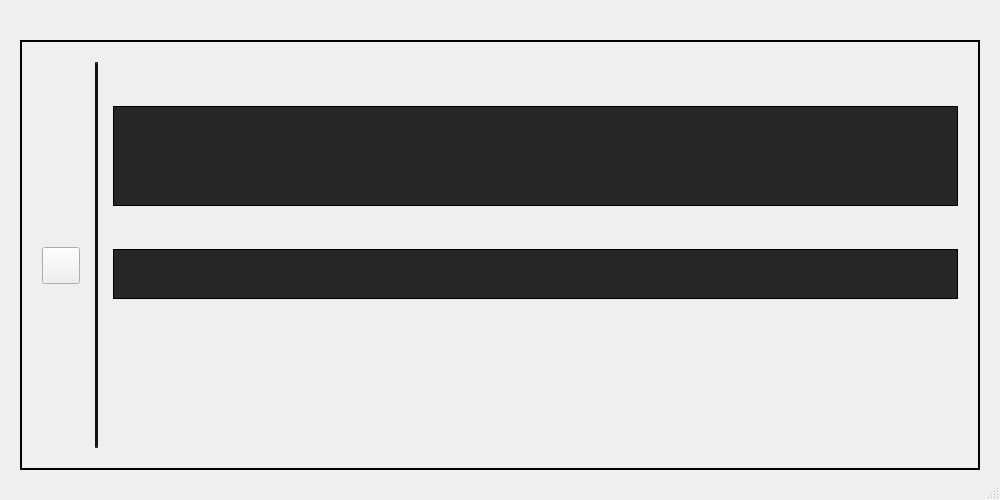
<?xml version="1.0" encoding="UTF-8"?>
<ui version="4.0">
 <class>SampleSearch</class>
 <widget class="QDialog" name="SampleSearch">
  <property name="geometry">
   <rect>
    <x>0</x>
    <y>0</y>
    <width>1000</width>
    <height>500</height>
   </rect>
  </property>
  <property name="windowTitle">
   <string>Dialog</string>
  </property>
  <property name="sizeGripEnabled">
   <bool>true</bool>
  </property>
  <layout class="QGridLayout" name="gridLayout_7">
   <property name="leftMargin">
    <number>20</number>
   </property>
   <property name="topMargin">
    <number>20</number>
   </property>
   <property name="rightMargin">
    <number>20</number>
   </property>
   <property name="bottomMargin">
    <number>30</number>
   </property>
   <property name="horizontalSpacing">
    <number>0</number>
   </property>
   <property name="verticalSpacing">
    <number>10</number>
   </property>
   <item row="2" column="0">
    <layout class="QHBoxLayout" name="ui_buttonsLayout">
     <property name="spacing">
      <number>10</number>
     </property>
    </layout>
   </item>
   <item row="0" column="0">
    <layout class="QGridLayout" name="ui_viewAndFilterLayout">
     <property name="spacing">
      <number>5</number>
     </property>
     <item row="0" column="0">
      <spacer name="horizontalSpacer_13">
       <property name="orientation">
        <enum>Qt::Horizontal</enum>
       </property>
       <property name="sizeType">
        <enum>QSizePolicy::Expanding</enum>
       </property>
       <property name="sizeHint" stdset="0">
        <size>
         <width>40</width>
         <height>20</height>
        </size>
       </property>
      </spacer>
     </item>
     <item row="0" column="2">
      <spacer name="horizontalSpacer_14">
       <property name="orientation">
        <enum>Qt::Horizontal</enum>
       </property>
       <property name="sizeType">
        <enum>QSizePolicy::Fixed</enum>
       </property>
       <property name="sizeHint" stdset="0">
        <size>
         <width>20</width>
         <height>20</height>
        </size>
       </property>
      </spacer>
     </item>
     <item row="0" column="3">
      <layout class="QHBoxLayout" name="ui_filterLayout">
       <property name="spacing">
        <number>10</number>
       </property>
      </layout>
     </item>
     <item row="0" column="1">
      <layout class="QHBoxLayout" name="ui_viewLayout">
       <property name="spacing">
        <number>10</number>
       </property>
       <property name="leftMargin">
        <number>0</number>
       </property>
       <property name="rightMargin">
        <number>0</number>
       </property>
      </layout>
     </item>
    </layout>
   </item>
   <item row="1" column="0">
    <widget class="QFrame" name="ui_searchDialogFrame">
     <property name="styleSheet">
      <string notr="true">
                            #ui_searchDialogFrame
                            {
                            border : 1.5px solid #000;
                            }
                        </string>
     </property>
     <property name="frameShape">
      <enum>QFrame::StyledPanel</enum>
     </property>
     <property name="frameShadow">
      <enum>QFrame::Raised</enum>
     </property>
     <layout class="QGridLayout" name="gridLayout_5">
      <property name="leftMargin">
       <number>20</number>
      </property>
      <property name="topMargin">
       <number>20</number>
      </property>
      <property name="rightMargin">
       <number>20</number>
      </property>
      <property name="bottomMargin">
       <number>0</number>
      </property>
      <property name="horizontalSpacing">
       <number>15</number>
      </property>
      <property name="verticalSpacing">
       <number>10</number>
      </property>
      <item row="0" column="2" rowspan="9">
       <widget class="Line" name="ui_verticalSeparator">
        <property name="sizePolicy">
         <sizepolicy hsizetype="Fixed" vsizetype="Expanding">
          <horstretch>0</horstretch>
          <verstretch>0</verstretch>
         </sizepolicy>
        </property>
        <property name="minimumSize">
         <size>
          <width>3</width>
          <height>0</height>
         </size>
        </property>
        <property name="maximumSize">
         <size>
          <width>3</width>
          <height>16777215</height>
         </size>
        </property>
        <property name="styleSheet">
         <string notr="true">
                                        #ui_verticalSeparator {
                                        border: 2px inset #111111;
                                        margin-bottom: 20px;}
                                    </string>
        </property>
        <property name="lineWidth">
         <number>3</number>
        </property>
        <property name="orientation">
         <enum>Qt::Vertical</enum>
        </property>
       </widget>
      </item>
      <item row="3" column="3">
       <widget class="MVWidget" name="ui_quickSearchWidget" native="true">
        <property name="sizePolicy">
         <sizepolicy hsizetype="Expanding" vsizetype="Expanding">
          <horstretch>0</horstretch>
          <verstretch>0</verstretch>
         </sizepolicy>
        </property>
        <property name="maximumSize">
         <size>
          <width>16777215</width>
          <height>50</height>
         </size>
        </property>
        <property name="styleSheet">
         <string notr="true">
                                        #ui_quickSearchWidget  {
                                        /*border-left : 1.5px solid #232323;
                                        border-top : 0.5px solid #232323;
                                        border-right : 1.5px solid #232323;
                                        border-bottom : 1.5px solid #232323;
                                        margin-left: 5px;*/
                                        padding: 10px;
                                        border: 1px solid #000;
                                        background-color: #262628;
                                        }
                                    </string>
        </property>
        <layout class="QHBoxLayout" name="horizontalLayout_16">
         <property name="spacing">
          <number>5</number>
         </property>
         <property name="leftMargin">
          <number>20</number>
         </property>
         <property name="topMargin">
          <number>10</number>
         </property>
         <property name="rightMargin">
          <number>20</number>
         </property>
         <property name="bottomMargin">
          <number>10</number>
         </property>
         <item>
          <layout class="QHBoxLayout" name="ui_quickSearchLayout">
           <property name="spacing">
            <number>10</number>
           </property>
          </layout>
         </item>
        </layout>
       </widget>
      </item>
      <item row="2" column="3">
       <layout class="QHBoxLayout" name="ui_quickSearchCriteriaLayout">
        <property name="spacing">
         <number>10</number>
        </property>
       </layout>
      </item>
      <item row="5" column="3" rowspan="2">
       <layout class="QVBoxLayout" name="ui_searchTreeLayout">
        <property name="spacing">
         <number>10</number>
        </property>
       </layout>
      </item>
      <item row="0" column="1" rowspan="9">
       <layout class="QGridLayout" name="gridLayout_6">
        <property name="leftMargin">
         <number>0</number>
        </property>
        <property name="rightMargin">
         <number>0</number>
        </property>
        <property name="spacing">
         <number>10</number>
        </property>
        <item row="0" column="0">
         <spacer name="verticalSpacer_3">
          <property name="orientation">
           <enum>Qt::Vertical</enum>
          </property>
          <property name="sizeType">
           <enum>QSizePolicy::Expanding</enum>
          </property>
          <property name="sizeHint" stdset="0">
           <size>
            <width>20</width>
            <height>40</height>
           </size>
          </property>
         </spacer>
        </item>
        <item row="1" column="0">
         <widget class="QToolButton" name="ui_hideAndShowButton">
          <property name="focusPolicy">
           <enum>Qt::NoFocus</enum>
          </property>
          <property name="styleSheet">
           <string notr="true"/>
          </property>
          <property name="text">
           <string/>
          </property>
          <property name="iconSize">
           <size>
            <width>30</width>
            <height>30</height>
           </size>
          </property>
         </widget>
        </item>
        <item row="2" column="0">
         <spacer name="verticalSpacer_4">
          <property name="orientation">
           <enum>Qt::Vertical</enum>
          </property>
          <property name="sizeType">
           <enum>QSizePolicy::Expanding</enum>
          </property>
          <property name="sizeHint" stdset="0">
           <size>
            <width>20</width>
            <height>40</height>
           </size>
          </property>
         </spacer>
        </item>
       </layout>
      </item>
      <item row="0" column="0" rowspan="9">
       <layout class="QVBoxLayout" name="ui_heirarchyLayout">
        <property name="spacing">
         <number>10</number>
        </property>
       </layout>
      </item>
      <item row="7" column="3">
       <layout class="QHBoxLayout" name="ui_searchHeader_1">
        <property name="spacing">
         <number>10</number>
        </property>
        <property name="sizeConstraint">
         <enum>QLayout::SetFixedSize</enum>
        </property>
       </layout>
      </item>
      <item row="4" column="3">
       <layout class="QHBoxLayout" name="ui_searchHeader">
        <property name="spacing">
         <number>10</number>
        </property>
       </layout>
      </item>
      <item row="1" column="3">
       <widget class="MVWidget" name="ui_paletteSearchWidget" native="true">
        <property name="sizePolicy">
         <sizepolicy hsizetype="Expanding" vsizetype="Expanding">
          <horstretch>0</horstretch>
          <verstretch>0</verstretch>
         </sizepolicy>
        </property>
        <property name="maximumSize">
         <size>
          <width>16777215</width>
          <height>100</height>
         </size>
        </property>
        <property name="styleSheet">
         <string notr="true">
                                        #ui_paletteSearchWidget
                                        {
                                        /*border-left : 1.5px solid #232323;
                                        border-top : 0.5px solid #232323;
                                        border-right : 1.5px solid #232323;
                                        border-bottom : 1.5px solid #232323;
                                        margin-left: 5px;*/
                                        padding: 10px;
                                        border: 1px solid #000;
                                        background-color: #262628;
                                        }
                                    </string>
        </property>
        <layout class="QHBoxLayout" name="horizontalLayout_14">
         <property name="spacing">
          <number>5</number>
         </property>
         <property name="leftMargin">
          <number>20</number>
         </property>
         <property name="topMargin">
          <number>10</number>
         </property>
         <property name="rightMargin">
          <number>20</number>
         </property>
         <property name="bottomMargin">
          <number>10</number>
         </property>
         <item>
          <layout class="QVBoxLayout" name="PaletteLayout_2">
           <property name="spacing">
            <number>10</number>
           </property>
           <property name="leftMargin">
            <number>0</number>
           </property>
           <item>
            <layout class="QHBoxLayout" name="ui_paletteLayout_1">
             <property name="spacing">
              <number>10</number>
             </property>
            </layout>
           </item>
           <item>
            <layout class="QHBoxLayout" name="ui_paletteLayout_2">
             <property name="spacing">
              <number>10</number>
             </property>
            </layout>
           </item>
          </layout>
         </item>
        </layout>
       </widget>
      </item>
      <item row="8" column="3">
       <layout class="QVBoxLayout" name="ui_searchTreeLayout_1">
        <property name="spacing">
         <number>10</number>
        </property>
        <property name="sizeConstraint">
         <enum>QLayout::SetFixedSize</enum>
        </property>
       </layout>
      </item>
      <item row="0" column="3">
       <layout class="QHBoxLayout" name="ui_paletteLabelLayout">
        <property name="spacing">
         <number>0</number>
        </property>
       </layout>
      </item>
     </layout>
    </widget>
   </item>
  </layout>
 </widget>
 <customwidgets>
  <customwidget>
   <class>MVWidget</class>
   <extends>QWidget</extends>
   <header>classes/widgets/mvwidget.h</header>
   <container>1</container>
  </customwidget>
 </customwidgets>
 <resources>
  <include location="../../../../PLMResource.qrc"/>
 </resources>
 <connections/>
</ui>
